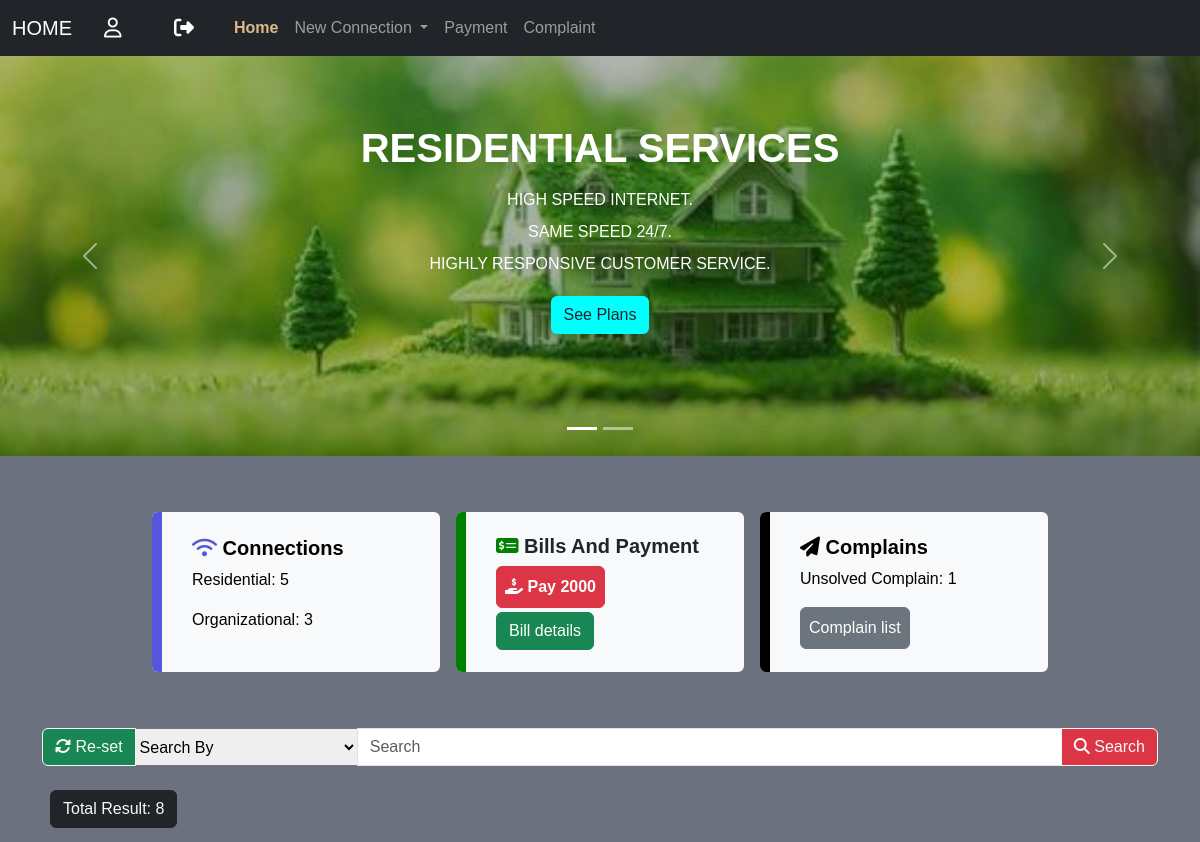
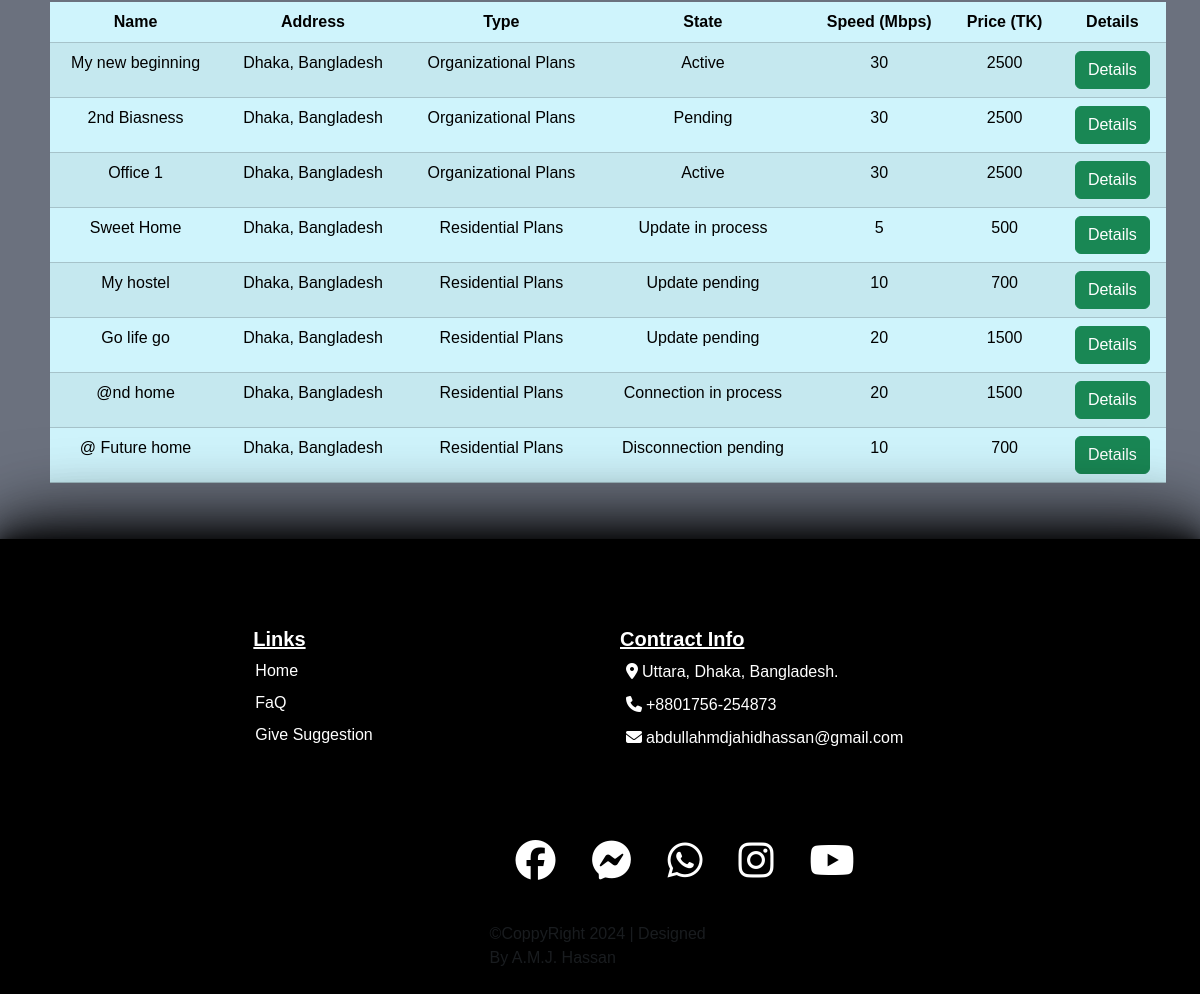
The page /dash_customer.php (signed in) on the database its author committed (2 pictures, top to bottom).
### tables this page shows
CREATE TABLE `connections` (
  `id` varchar(50) NOT NULL,
  `name` varchar(100) DEFAULT NULL,
  `address` varchar(200) DEFAULT NULL,
  `type` varchar(50) DEFAULT NULL,
  `customer_id` varchar(50) DEFAULT NULL,
  `plan_id` varchar(50) DEFAULT NULL,
  `state` varchar(30) DEFAULT NULL,
  `starting_date` date NOT NULL,
  `submission_date` date DEFAULT NULL,
  `req_plan` varchar(50) DEFAULT NULL
);

CREATE TABLE `plans` (
  `id` varchar(50) NOT NULL,
  `type` text,
  `name` varchar(100) DEFAULT NULL,
  `speed` int DEFAULT NULL,
  `realip` text,
  `price` int DEFAULT NULL
);

CREATE TABLE `footer_data` (
  `id` int NOT NULL,
  `address_text` varchar(100) DEFAULT NULL,
  `address_link` varchar(255) DEFAULT NULL,
  `phone_text` varchar(20) DEFAULT NULL,
  `phone_link` varchar(255) DEFAULT NULL,
  `mail_text` varchar(50) DEFAULT NULL,
  `mail_link` varchar(255) DEFAULT NULL,
  `fb_link` varchar(255) DEFAULT NULL,
  `ms_link` varchar(255) DEFAULT NULL,
  `wh_link` varchar(255) DEFAULT NULL,
  `in_link` varchar(255) DEFAULT NULL,
  `yt_link` varchar(255) DEFAULT NULL
);

### dash_customer.php (the view, shortened to what this page needs)
<!DOCTYPE html>
<html lang="en">
<head>
    <?php include '_link_common.php'; ?>
    <link rel="stylesheet" href="carousel.css">
</head>
<body>
<?php
    require '_nav_customer.php';
    include '_carousel.php';
    $customer_id = $_SESSION['id'];
    require '_database_connect.php';
    $find_connections_sql = "SELECT * FROM `connections` WHERE `customer_id` = '{$_SESSION['id']}'";
    $find_connections = mysqli_query($connect, $find_connections_sql);
    $total_connections = mysqli_num_rows($find_connections);
    $connection_num_sql = "SELECT
    SUM(CASE WHEN type = 'residential_plans' THEN 1 ELSE 0 END) AS res,
    SUM(CASE WHEN type = 'organizational_plans' THEN 1 ELSE 0 END) AS org
    FROM connections
    WHERE customer_id = '{$customer_id}'";
    $find_connection_result = mysqli_query($connect, $connection_num_sql);
    $connection_counts = mysqli_fetch_assoc($find_connection_result);
    $residential_con_num = $connection_counts['res'] ? : 0;
    $organizational_con_num = $connection_counts['org'] ? : 0;
    $total_due_sql = "SELECT SUM(bill.amount) AS total_due FROM connections
    JOIN bill ON connections.id = bill.connection_id
    WHERE connections.customer_id = '{$customer_id}' AND bill.state = 'Unpaid'";
    $total_due_result = mysqli_query($connect, $total_due_sql);
    $total_due_row = mysqli_fetch_assoc($total_due_result);
    $total_due = $total_due_row['total_due'] ?? 0;
    $complaint_sql = "SELECT * FROM complaint WHERE customer_id = '{$customer_id}'";
    $find_complains = mysqli_query($connect, $complaint_sql);
    $complaint_num = mysqli_num_rows($find_complains);
?>
<div class="container my-3">
    <div class="row justify-content-center my-5">
        <div class="col-auto p-2">
            <div class="card-box card-1 text-bg-light rounded d-flex align-items-center">
                <div class="card-side rounded-start" style="background-color: rgb(86, 86, 221)"></div>
                <div class="card-text">
                    <h5><i class="fa-solid fa-wifi" style="color:rgb(86, 86, 221)"></i> Connections</h5>
                    <p>Residential: <?php echo $residential_con_num; ?></p>
                    <p>Organizational: <?php echo $organizational_con_num; ?></p>
                </div>
            </div>
        </div>
        <div class="col-auto p-2">
            <div class="card-box card-1 bg-light rounded d-flex align-items-center">
                <div class="card-side rounded-start" style="background-color: green"></div>
                <div class="card-text">
                    <h5><i class="fa-solid fa-money-check-dollar" style="color:green"></i> Bills And Payment</h5>
                    <?php if ($total_due > 0): ?>
                        <form id="payForm" action="pay.php" method="POST">
                            <button type="submit" class="btn btn-danger p-2"><b><i class='fa-solid fa-hand-holding-dollar fa-beat'></i> Pay <?php echo $total_due; ?></b></button>
                        </form>
                    <?php else: ?>
                        <p><i class="fa-solid fa-thumbs-up"></i> No due</p>
                    <?php endif; ?>
                    <a class="btn btn-success rounded mt-1" href="customer_info.php#bill_history">Bill details</a>
                </div>
            </div>
        </div>
        <div class="col-auto p-2">
            <div class="card-box card-1 text-bg-light rounded d-flex align-items-center">
                <div class="card-side rounded-start" style="background-color: black"></div>
                <div class="card-text">
                    <h5><i class="fa-solid fa-paper-plane"></i> Complains</h5>
                    <p>Unsolved Complain: <?php
                    echo $complaint_num;
                    ?></p>
                    <a class="btn btn-secondary rounded p-2" href="customer_info.php#complaint_history">Complain list</a>
                </div>
            </div>
        </div>
    </div>
    <form method="get">
        <div class="input-group">
            <button class="btn btn-success btn-outline-light" name="reset" type="submit"><i class="fa-solid fa-rotate"></i></i> Re-set</button>
            <select class="search-select" name="key" style="width: 20%;">
                <option value="all" selected>Search By</option>
            </select>
            <input type="text" class="form-control" name="word" placeholder="Search">
            <button class="btn btn-danger btn-outline-light" name="search" type="submit"><i class="fa-solid fa-magnifying-glass"></i></i> Search</button>
        </div>
    </form>
</div>
<?php
    require '_database_connect.php';
    if($total_connections>0){
        echo "
        <div class='container overflow-x-auto mb-5'>
            <div class='num_of_res text-light btn btn-dark m-2'>
                <h7 class='pt-2'>Total Result: $total_connections</h7>
            </div>
            <table class='table table-info table-striped table-hover m-2 p-2 text-center'>
                <thead>
                    <tr>
                        <th>Name</th>
                        <th>Address</th>
                        <th>Type</th>
                        <th>State</th>
                        <th>Speed (Mbps)</th>
                        <th>Price (TK)</th>
                        <th>Details</th>
                    </tr>
                </thead>
                <tbody>";
            for($i=0; $i<$total_connections; $i++){
                $connections = mysqli_fetch_assoc($find_connections);
                $plan_sql = "SELECT * FROM `plans` WHERE `type` = '{$connections['type']}' AND `id` = '{$connections['plan_id']}'";
                $get_plan = mysqli_query($connect, $plan_sql);
                $plan = mysqli_fetch_assoc($get_plan);
                if($connections['type'] == "residential_plans"){
                    $type = "Residential Plans";
                } else if($connections['type'] == "organizational_plans"){
                    $type = "Organizational Plans";
                }
                echo"<tr>
                        <td>$connections[name]</td>
                        <td>$connections[address]</td>
                        <td>$type</td>
                        <td>$connections[state]</td>
                        <td>$plan[speed]</td>
                        <td>$plan[price]</td>
                        <td>
                            <form method='post'>
                                <input class='visually-hidden' type='text' name='con_id' value='$connections[id]'</input>
                                <button class='btn btn-success' type='submit' name='details'>Details</button>
                            </form>
                        </td>
                    </tr>";
            }
            echo"
                </tbody>
            </table>
        </div>";;
    }
    include '_footer_common.php';
?>
</body>
</html>

### _footer_common.php (shortened to what this page needs)
<?php
$home_link = "dash_";
if(isset($_SESSION['user'])){
    if($_SESSION['user']!='customer' && $_SESSION['user']!='employee'){
        $home_link .= 'admin';
    } else $home_link .= $_SESSION['user'];
    $home_link .= '.php';
} else $home_link .= '#';
require '_database_connect.php';
$footer_info_sql = "SELECT * FROM `footer_data` WHERE 1";
$find_footer_info = mysqli_query($connect, $footer_info_sql);
$footer_info = mysqli_fetch_assoc($find_footer_info);
?>
<div class="footer text-white">
    <button class="footer-uper-btn btn"></button>
        <footer class="py-2">
        <div class="row row-cols-1 row-cols-sm-2 row-cols-md-2 row-cols-lg-3 py-2 my-5 px-2 my-2 justify-content-center">
            <div class="col mb-3 px-lg-5 ">
                <h5 class="px-2"><u>Links</u></h5>
                <ul class="nav flex-column gap-2">
                    <li><a href="<?php echo $home_link;?>" target="_blank" class="footer-links">Home</a></li>
                    <li><a href="<?php echo $home_link;?>" target="_blank" class="footer-links">FaQ</a></li>
                    <li><a href="<?php echo $home_link;?>" target="_blank" class="footer-links">Give Suggestion</a></li>
            </div>
            <div class="col mb-3">
                <h5 class="px-2"><u>Contract Info</u></h5>
                <ul class="nav flex-column gap-2">
                    <li><a href="<?php echo $footer_info['address_link'];?>" target="_blank" class="footer-links"><i al class="fa-solid fa-location-dot p-1"></i><?php echo $footer_info['address_text'];?></a></li>
                    <li><a href="<?php echo $footer_info['phone_link'];?>" target="_blank" class="footer-links"><i class="fa-solid fa-phone p-1"></i><?php echo $footer_info['phone_text'];?></a></li>
                    <li><a href="<?php echo $footer_info['mail_link'];?>" target="_blank" class="footer-links"><i class="fa-solid fa-envelope p-1"></i><?php echo $footer_info['mail_text'];?></a></li>
            </div>
        </div>
        <div class="row row-cols-1 row-cols-sm-2 row-cols-md-5 py-2 my-2 justify-content-center">
            <div class="col-auto ">
                <ul class="list-unstyled d-flex">
                    <li class="ms-3"><a href="<?php echo $footer_info['fb_link'];?>" target="_blank" class="fa-brands fa-facebook mediaicons"></a></li>
                    <li class="ms-3"><a href="<?php echo $footer_info['ms_link'];?>" target="_blank" class="fa-brands fa-facebook-messenger mediaicons"></a></li>
                    <li class="ms-3"><a href="<?php echo $footer_info['wh_link'];?>" target="_blank" class="fa-brands fa-whatsapp mediaicons"></a></li>
                    <li class="ms-3"><a href="<?php echo $footer_info['in_link'];?>" target="_blank" class="fa-brands fa-instagram mediaicons"></a></li>
                    <li class="ms-3"><a href="<?php echo $footer_info['yt_link'];?>" target="_blank" class="fa-brands fa-youtube mediaicons"></a></li>
                </ul>
            </div>
        </div>
        <div class="row row-cols-1 row-cols-sm-2 row-cols-md-5 justify-content-center">
            <div class="col-auto ">
                <p class="text-muted">©CoppyRight 2024 | Designed By A.M.J. Hassan </p>
            </div>
        </div>
    </footer>
</div>

### variables.css (style rules this page uses)
:root { --carousel-btn-color: aqua; --body-background-color: #6B717E; --login-box-width: 400px; --login-box-height: 500px; --registration-box-width: 400px; --registration-box-height: 850px; }

### all_body.css (style rules this page uses)
* { font-family: Arial, Helvetica, sans-serif; }
body { width: 100%; margin: 0; background-color: var(--body-background-color); }
html { scroll-behavior: smooth; }

### footer.css (style rules this page uses)
:root { --footer-back: black; }
.footer { background-color: var(--footer-back); }
.footer-links { text-decoration: none; color: white; text-align: center; padding-right: 10px; padding-left: 10px; padding-top: 5px; padding-bottom: 5px; }
.footer .mediaicons { font-size: 40px; color: white; border-radius: 50%; padding: 10px; text-decoration: none; }
.footer-uper-btn { height: 10px; width: 100%; color: black; background-color: var(--footer-back); box-shadow: 0 0 100px var(--footer-back), 0 0 90px var(--footer-back), 0 0 80px var(--footer-back), 0 0 70px var(--footer-back), 0 0 60px var(--footer-back), 0 0 50px var(--footer-back), 0 0 40px var(--footer-back), 0 0 30px var(--footer-back), 0 0 20px var(--footer-back), 0 0 10px var(--footer-back); }

### dash.css (style rules this page uses)
.card-box { width: 18rem; height: 10rem; cursor: pointer; }
h5 { font-weight: bolder; }
.card-text { padding: 10px; padding-left: 30px; }
.card-side { width: 10px; height: 100%; }

### rows shown on the page
connections: name "My new beginning", address "Dhaka, Bangladesh", type "Organizational Plans", state "Active", plan.speed "30", plan.price "2500"
connections: name "2nd Biasness", address "Dhaka, Bangladesh", type "Organizational Plans", state "Pending", plan.speed "30", plan.price "2500"
connections: name "Office 1", address "Dhaka, Bangladesh", type "Organizational Plans", state "Active", plan.speed "30", plan.price "2500"
connections: name "Sweet Home", address "Dhaka, Bangladesh", type "Residential Plans", state "Update in process", plan.speed "5", plan.price "500"
connections: name "My hostel", address "Dhaka, Bangladesh", type "Residential Plans", state "Update pending", plan.speed "10", plan.price "700"
connections: name "Go life go", address "Dhaka, Bangladesh", type "Residential Plans", state "Update pending", plan.speed "20", plan.price "1500"
connections: name "@nd home", address "Dhaka, Bangladesh", type "Residential Plans", state "Connection in process", plan.speed "20", plan.price "1500"
connections: name "@ Future home", address "Dhaka, Bangladesh", type "Residential Plans", state "Disconnection pending", plan.speed "10", plan.price "700"
footer_data: address_text "Uttara, Dhaka, Bangladesh.", phone_text "+8801756-254873", mail_text "abdullahmdjahidhassan@gmail.com"

### other values the page prints
$page_name "HOME"
$residential_con_num "5"
$organizational_con_num "3"
$total_due "2000"
$complaint_num "1"
$total_connections "8"
